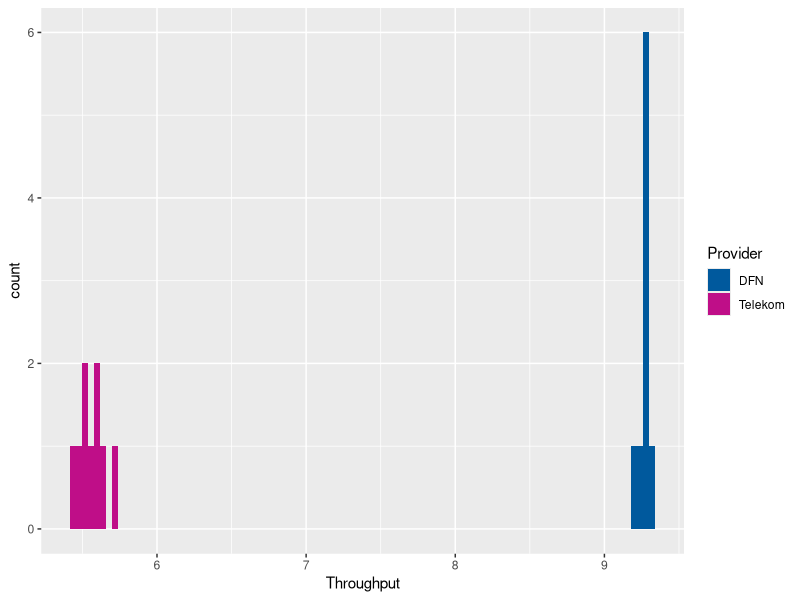
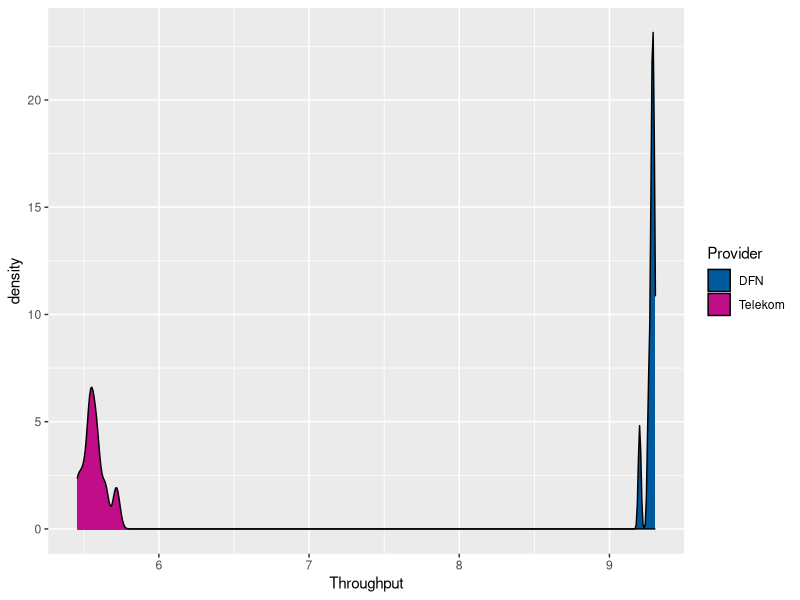

R code for these plots, in order:
## ---- chunk 1
(throughput <- read.csv(file='throughput.csv', stringsAsFactors=FALSE))
## ---- chunk 2
library(reshape2)
throughput_plot <- melt(throughput)
colnames(throughput_plot) <- c("Provider", "Throughput")
## ---- chunk 3
library(ggplot2)

p <- ggplot(throughput_plot, aes(x=Throughput, fill=Provider))
p <- p + geom_histogram(alpha=1, binwidth = 0.04)
p <- p + scale_fill_manual(values=c("#00599d", "#bf0e88"))
p
## ---- chunk 4
p <- ggplot(throughput_plot, aes(x=Throughput, fill=Provider))
p <- p + geom_density()
p <- p + scale_fill_manual(values=c("#00599d", "#bf0e88"))
p
## ---- chunk 5
(mtr <- read.csv('mtr_google.com.txt', header=F, skip=2, stringsAsFactors=FALSE))
